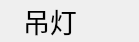
<?xml version="1.0" encoding="UTF-8"?>
<ui version="4.0">
 <class>titleIcon</class>
 <widget class="QWidget" name="titleIcon">
  <property name="geometry">
   <rect>
    <x>0</x>
    <y>0</y>
    <width>139</width>
    <height>42</height>
   </rect>
  </property>
  <property name="sizePolicy">
   <sizepolicy hsizetype="Maximum" vsizetype="Maximum">
    <horstretch>0</horstretch>
    <verstretch>0</verstretch>
   </sizepolicy>
  </property>
  <property name="windowTitle">
   <string>Form</string>
  </property>
  <property name="styleSheet">
   <string notr="true"/>
  </property>
  <layout class="QHBoxLayout" name="horizontalLayout">
   <property name="spacing">
    <number>10</number>
   </property>
   <property name="leftMargin">
    <number>0</number>
   </property>
   <property name="topMargin">
    <number>0</number>
   </property>
   <property name="rightMargin">
    <number>0</number>
   </property>
   <property name="bottomMargin">
    <number>0</number>
   </property>
   <item>
    <widget class="QLabel" name="titleIcone">
     <property name="enabled">
      <bool>true</bool>
     </property>
     <property name="sizePolicy">
      <sizepolicy hsizetype="Maximum" vsizetype="Expanding">
       <horstretch>0</horstretch>
       <verstretch>0</verstretch>
      </sizepolicy>
     </property>
     <property name="minimumSize">
      <size>
       <width>0</width>
       <height>0</height>
      </size>
     </property>
     <property name="maximumSize">
      <size>
       <width>16777215</width>
       <height>16777215</height>
      </size>
     </property>
     <property name="sizeIncrement">
      <size>
       <width>52</width>
       <height>0</height>
      </size>
     </property>
     <property name="baseSize">
      <size>
       <width>16</width>
       <height>0</height>
      </size>
     </property>
     <property name="styleSheet">
      <string notr="true"/>
     </property>
     <property name="text">
      <string/>
     </property>
     <property name="textFormat">
      <enum>Qt::AutoText</enum>
     </property>
     <property name="pixmap">
      <pixmap>:/icon/diaodeng.png</pixmap>
     </property>
     <property name="scaledContents">
      <bool>true</bool>
     </property>
     <property name="alignment">
      <set>Qt::AlignCenter</set>
     </property>
    </widget>
   </item>
   <item>
    <widget class="QLabel" name="titleName">
     <property name="enabled">
      <bool>true</bool>
     </property>
     <property name="sizePolicy">
      <sizepolicy hsizetype="Fixed" vsizetype="Maximum">
       <horstretch>0</horstretch>
       <verstretch>0</verstretch>
      </sizepolicy>
     </property>
     <property name="minimumSize">
      <size>
       <width>120</width>
       <height>0</height>
      </size>
     </property>
     <property name="maximumSize">
      <size>
       <width>16777215</width>
       <height>16777215</height>
      </size>
     </property>
     <property name="font">
      <font>
       <pointsize>20</pointsize>
       <weight>50</weight>
       <bold>false</bold>
       <strikeout>false</strikeout>
      </font>
     </property>
     <property name="styleSheet">
      <string notr="true"/>
     </property>
     <property name="text">
      <string>吊灯</string>
     </property>
     <property name="margin">
      <number>1</number>
     </property>
     <property name="indent">
      <number>6</number>
     </property>
    </widget>
   </item>
  </layout>
 </widget>
 <resources/>
 <connections/>
</ui>
